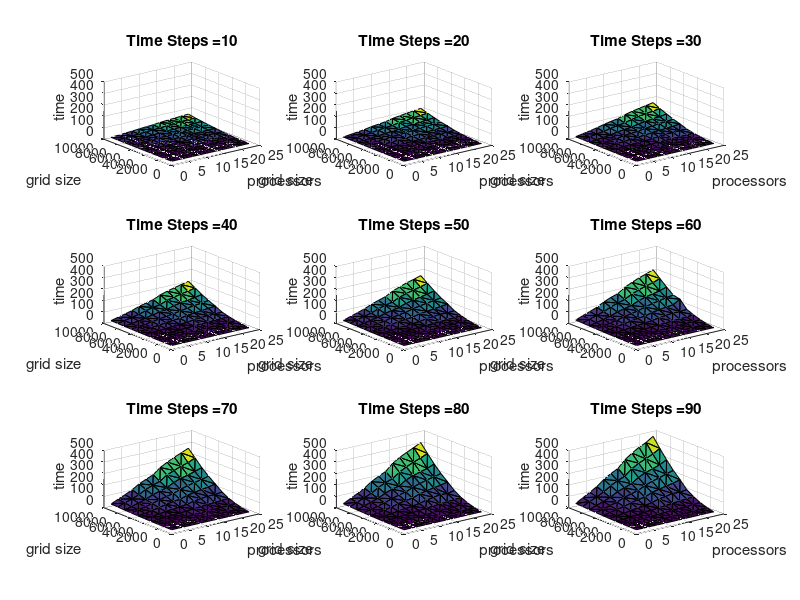
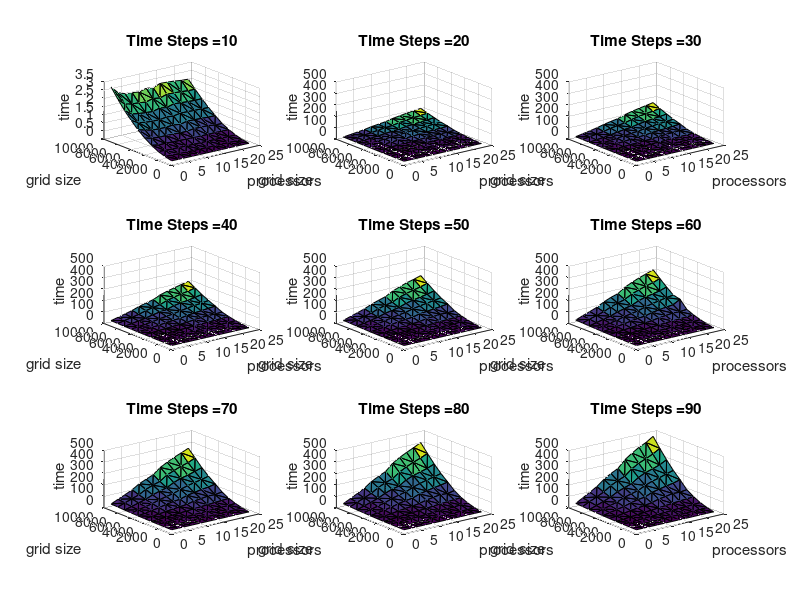
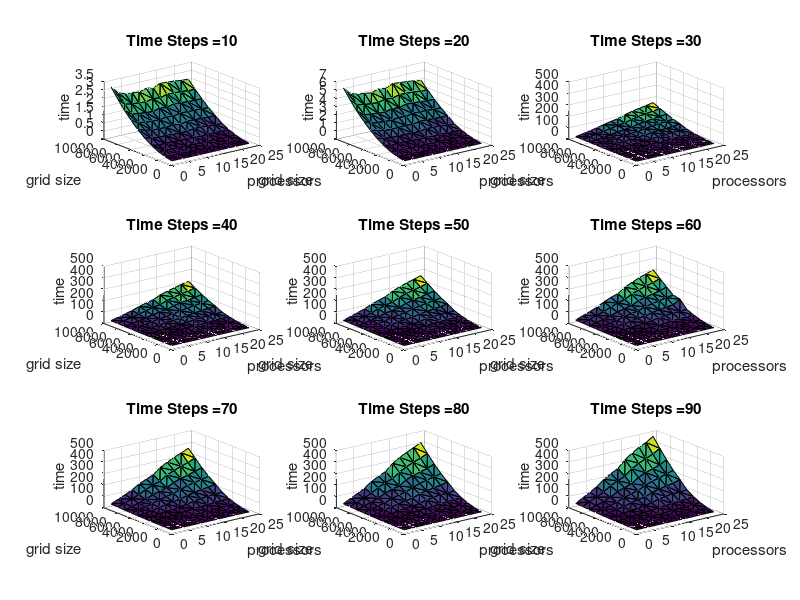
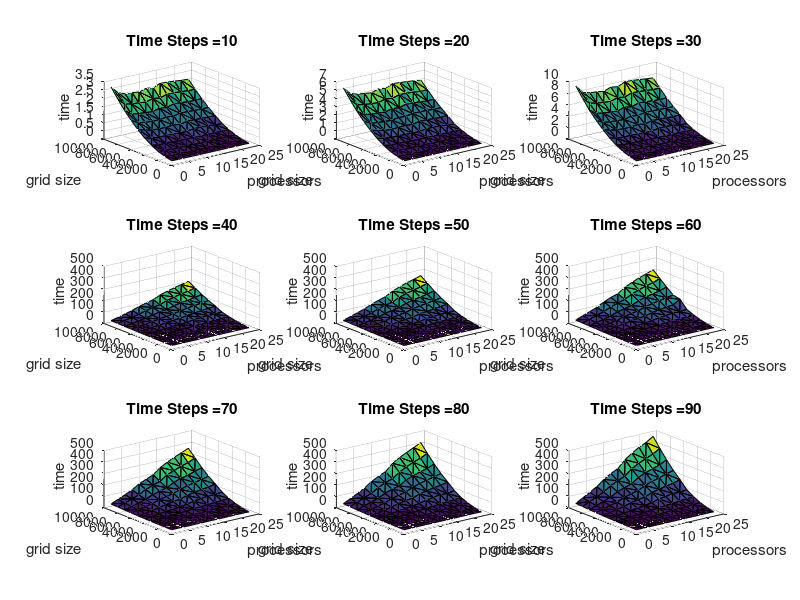

The MATLAB script that drew these images, in order:
clear;clc
x = csvread ('comm_times.csv');
for i = 10:10:90
  idx = ( x(:,3)==i );
  x_new = x(idx,:);
  tx = x_new(:,1);
  ty = x_new(:,2);
  tz = x_new(:,4);
  tri = delaunay(tx,ty);
  plt_idx = i/10;
  subplot(3,3,plt_idx);
  h = trisurf(tri, tx, ty, tz);
  axis([0 25 0 10000 0 500]);
  t = strcat("Time Steps = ",num2str(i));
  title(t);
  xlabel ("processors");
  ylabel ("grid size");
  zlabel ("time");
  f = "comm_time.png"
end
print(f,"-S1920,1080","-dpng")

clear;clc
x = csvread ('parallel_times.csv');
for i = 10:10:90
  idx = ( x(:,3)==i );
  x_new = x(idx,:);
  tx = x_new(:,1);
  ty = x_new(:,2);
  tz = x_new(:,4);
  tri = delaunay(tx,ty);
    plt_idx = i/10;
  subplot(3,3,plt_idx);
  h = trisurf(tri, tx, ty, tz);
  t = strcat("Time Steps = ",num2str(i));
  title(t);
  xlabel ("processors");
  ylabel ("grid size");
  zlabel ("time");
  f = strcat("parallel_time_steps_",num2str(i));
  f = strcat(f,".png");
  print (f, "-dpng");
end




%% MESH FULL
%clear;clc
%x = csvread ('test.csv');
%tx = x(:,1);
%ty = x(:,2);
%tz = x(:,4);
%[zz] = meshgrid(tz);
%mesh (tx, ty, zz);
%xlabel ("processors");
%ylabel ("steps");
%zlabel ("time");

%% MESH SEGMENT
%clear;clc
%x = csvread ('test.csv');
%idx = ( x(:,3)==10 );
%x_new = x(idx,:);
%tx = x_new(:,1);
%ty = x_new(:,2);
%tz = x_new(:,4);
%[tz] = meshgrid(tz);
%mesh(tx,ty,tz);
%xlabel ("processors");
%ylabel ("steps");
%zlabel ("time");

%% CONTOUR
%clear;clc
%x = csvread ('test.csv');
%x(:,[3]) = [];
%contour3(x);
%xlabel ("processors");
%ylabel ("steps");
%zlabel ("time");

%% SCATTER
%clear;clc
%x = csvread ('test.csv');
%idx = ( x(:,3)==10 );
%x_new = x(idx,:);
%tx = x_new(:,1);
%ty = x_new(:,2);
%tz = x_new(:,4);
%scatter3(tx,ty,tz,'filled')
%xlabel ("processors");
%ylabel ("steps");
%zlabel ("time");

%% Triangle Surface
%clear;clc
%x = csvread ('test.csv');
%tx = x(:,1);
%ty = x(:,3);
%tz = x(:,4);
%tri = delaunay(tx,ty);
%h = trisurf(tri, tx, ty, tz);
%xlabel ("processors");
%ylabel ("grid size");
%zlabel ("time");